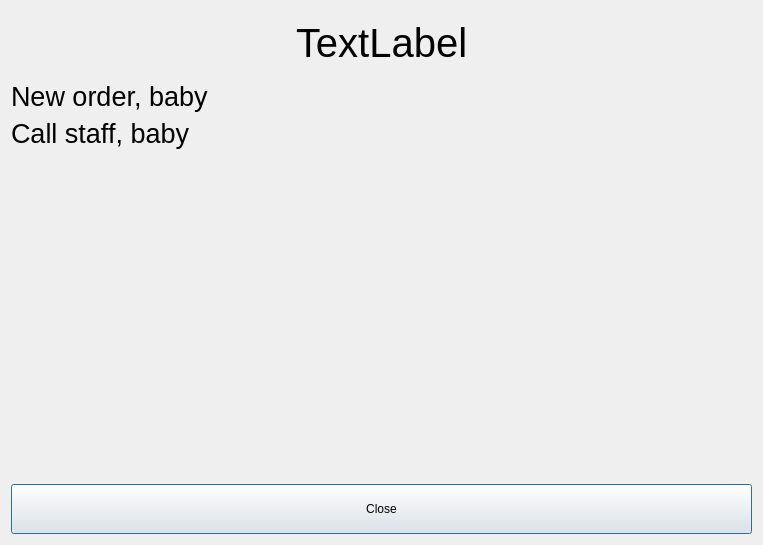
<?xml version="1.0" encoding="UTF-8"?>
<ui version="4.0">
 <class>dlgKinoParkCall</class>
 <widget class="QDialog" name="dlgKinoParkCall">
  <property name="geometry">
   <rect>
    <x>0</x>
    <y>0</y>
    <width>763</width>
    <height>545</height>
   </rect>
  </property>
  <property name="windowTitle">
   <string>Dialog</string>
  </property>
  <layout class="QVBoxLayout" name="verticalLayout">
   <item>
    <widget class="QWidget" name="widget" native="true">
     <property name="minimumSize">
      <size>
       <width>0</width>
       <height>30</height>
      </size>
     </property>
     <layout class="QHBoxLayout" name="horizontalLayout">
      <item>
       <spacer name="horizontalSpacer">
        <property name="orientation">
         <enum>Qt::Horizontal</enum>
        </property>
        <property name="sizeHint" stdset="0">
         <size>
          <width>270</width>
          <height>20</height>
         </size>
        </property>
       </spacer>
      </item>
      <item>
       <widget class="QLabel" name="lbTable">
        <property name="font">
         <font>
          <pointsize>30</pointsize>
         </font>
        </property>
        <property name="text">
         <string>TextLabel</string>
        </property>
       </widget>
      </item>
      <item>
       <spacer name="horizontalSpacer_2">
        <property name="orientation">
         <enum>Qt::Horizontal</enum>
        </property>
        <property name="sizeHint" stdset="0">
         <size>
          <width>269</width>
          <height>20</height>
         </size>
        </property>
       </spacer>
      </item>
     </layout>
    </widget>
   </item>
   <item>
    <widget class="QLabel" name="lbNew">
     <property name="font">
      <font>
       <pointsize>20</pointsize>
      </font>
     </property>
     <property name="text">
      <string>New order, baby</string>
     </property>
    </widget>
   </item>
   <item>
    <widget class="QLabel" name="lbCall">
     <property name="font">
      <font>
       <pointsize>20</pointsize>
      </font>
     </property>
     <property name="text">
      <string>Call staff, baby</string>
     </property>
    </widget>
   </item>
   <item>
    <spacer name="verticalSpacer">
     <property name="orientation">
      <enum>Qt::Vertical</enum>
     </property>
     <property name="sizeHint" stdset="0">
      <size>
       <width>20</width>
       <height>318</height>
      </size>
     </property>
    </spacer>
   </item>
   <item>
    <widget class="QPushButton" name="btnClose">
     <property name="minimumSize">
      <size>
       <width>50</width>
       <height>50</height>
      </size>
     </property>
     <property name="text">
      <string>Close</string>
     </property>
    </widget>
   </item>
  </layout>
 </widget>
 <resources/>
 <connections/>
</ui>
